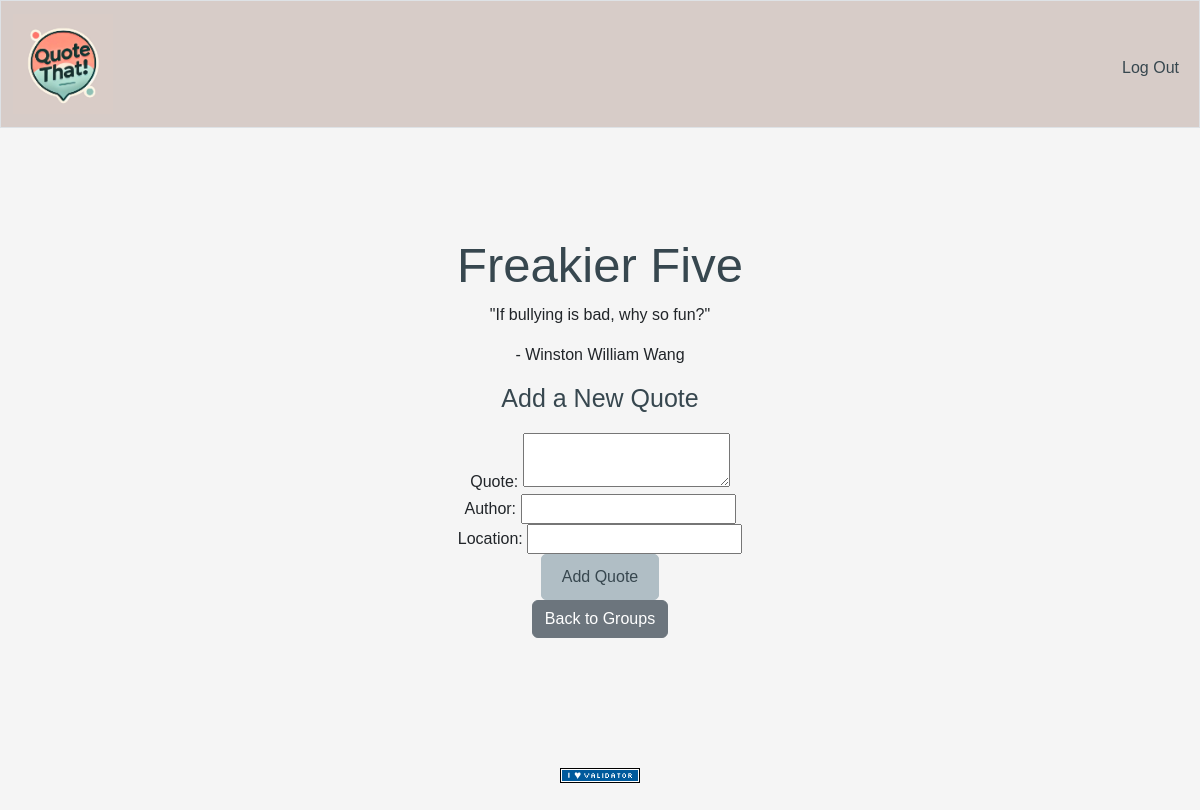
The page /group/2 (signed in) on the database its author committed.
### tables this page shows
CREATE TABLE 'groups' ('id' INTEGER PRIMARY KEY NOT NULL, 'name' TEXT NOT NULL, 'group_hash' TEXT NOT NULL);

CREATE TABLE 'quotes' ('id' INTEGER PRIMARY KEY NOT NULL, 'quote_text' TEXT NOT NULL, 'quote_author' INTEGER NOT NULL, 'media' TEXT DEFAULT NULL, 'group_id' INTEGER NOT NULL, 'people_present' TEXT DEFAULT NULL, 'location' TEXT DEFAULT NULL, 'likes' INTEGER NOT NULL DEFAULT 0 , 'time' DATETIME DEFAULT CURRENT_TIMESTAMP);

### app.py (the view)
@app.route("/group/<int:group_id>")
@login_required
def group_page(group_id):
    group_details = quote_db.execute("SELECT name,id FROM groups WHERE id = ?", group_id)[0]  # Assuming each group_id is unique and fetches one row
    quotes = quote_db.execute("SELECT quote_text, quote_author, location FROM quotes WHERE group_id = ?", group_id)
    return render_template("group.html", group=group_details, quotes = quotes)

### app.py (called while the page is built)
@app.after_request
def after_request(response):
    response.headers["Cache-Control"] = "no-cache, no-store, must-revalidate"
    response.headers["Expires"] = 0
    response.headers["Pragma"] = "no-cache"
    return response

### helpers.py (called while the page is built)
def login_required(f):
    @wraps(f)
    def decorated_function(*args, **kwargs):
        print("Login check for route:", f.__name__)
        print(session.get("user_id"))
        if session.get("user_id") is None:
            print("redirecting into login page")
            return redirect("/login")
        return f(*args, **kwargs)
    return decorated_function

### templates/group.html (shortened to what this page needs)
{% extends "layout.html" %}
{% block main %}
    <div class="container">
        <h1>{{ group['name'] }}</h1>
        <div class="quote-grid">
            {% if quotes %}
                {% for quote in quotes %}
                    <div class="quote-card">
                        <blockquote>
                            <p>"{{ quote['quote_text'] }}"</p>
                            <footer>- {{ quote['quote_author'] }}{% if quote['location'] %}, {{ quote['location'] }}{% endif %}</footer>
                        </blockquote>
                    </div>
                {% endfor %}
            {% else %}
                <p>No quotes in this group yet.</p>
            {% endif %}
        </div>
        <div class="add-quote-form">
            <h2>Add a New Quote</h2>
            <form action="{{ url_for('add_quote', group_id=group.id) }}" method="POST">
                <div class="form-group">
                    <label for="quote">Quote:</label>
                    <textarea id="quote" name="quote" required></textarea>
                </div>
                <div class="form-group">
                    <label for="author">Author:</label>
                    <input type="text" id="author" name="author" required>
                </div>
                <div class="form-group">
                    <label for="location">Location:</label>
                    <input type="text" id="location" name="location">
                </div>
                <button type="submit" class="btn btn-primary">Add Quote</button>
            </form>
        </div>
        <a href="{{ url_for('index') }}" class="btn btn-secondary">Back to Groups</a>
    </div>
{% endblock %}

### static/styles.css (style rules this page uses)
body { background: #F5F5F5; font-family: 'Poppins', sans-serif; }
body { font-family: Arial, sans-serif; margin: 0; padding: 0; display: flex; flex-direction: column; align-items: center; }
h1 { font-size: 49px; color: #37474f; text-align: center; font-family: 'Poppins', sans-serif; }
h2 { font-size: 25px; color: #37474f; text-align: center; margin-bottom: 20px; }
.container { max-width: 800px; margin: 20px auto; padding: 20px; text-align: center; }
.btn-primary { background-color: #b0bec5; border-color: #b0bec5; font-size: 16px; padding: 10px 20px; border-radius: 5px; color: #37474f; transition: background-color 0.3s ease, box-shadow 0.3s ease; }

### rows shown on the page
groups: name "Freakier Five"
quotes: quote_text "If bullying is bad, why so fun?", quote_author "Winston William Wang"
